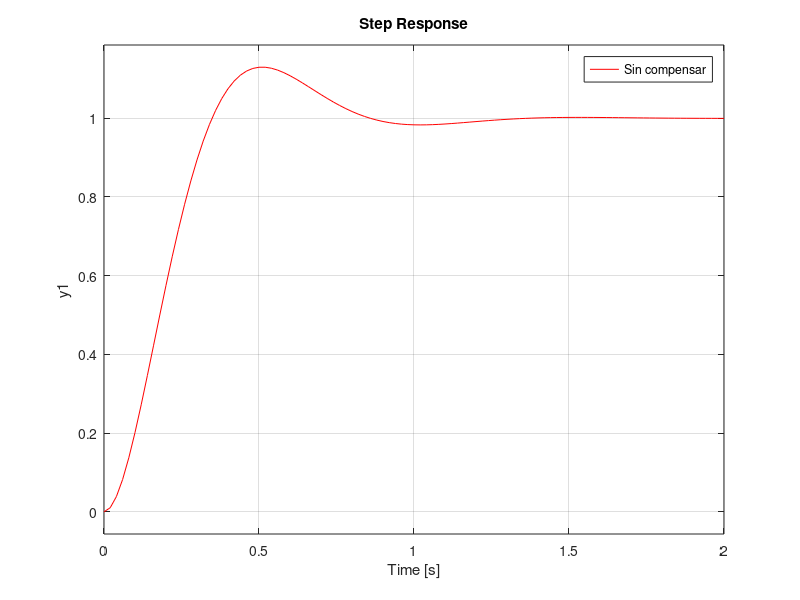
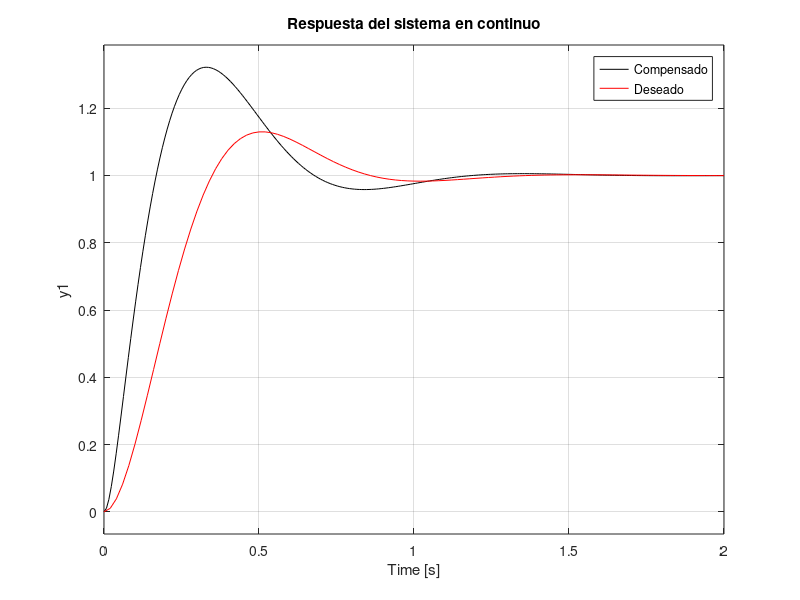
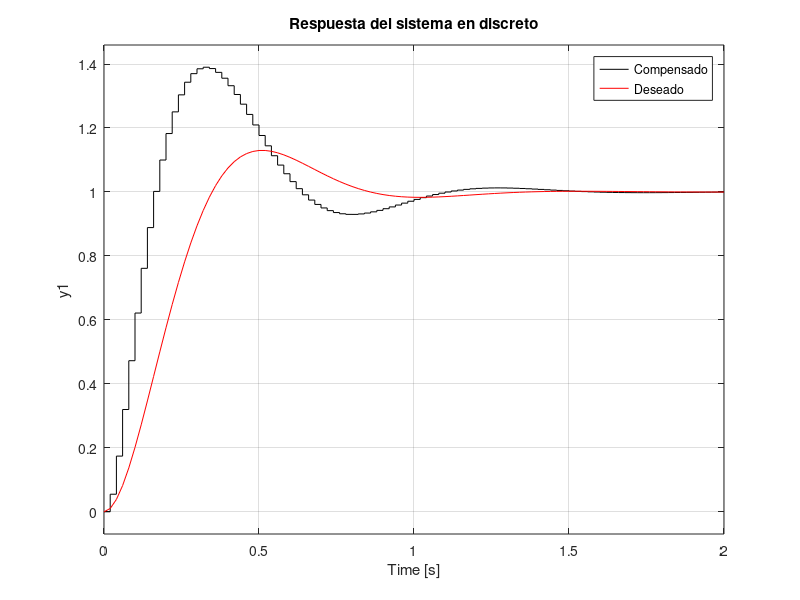
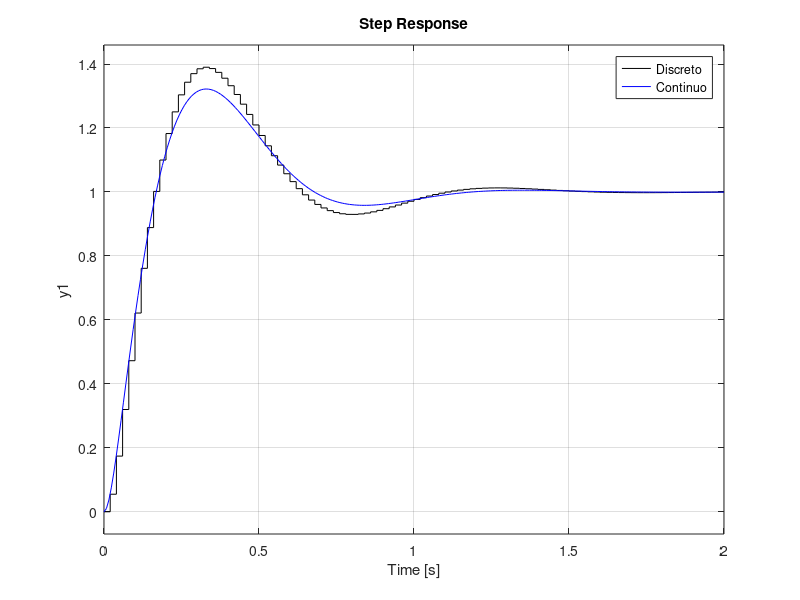

Write MATLAB code to recreate these figures, in order. (Note: this script raises an error after producing the figures.)
clc
close all
clear

%proceso
g=tf(1,[1 48 5]);
step(g,'k')
g_cl=feedback(g,1);
hold on

%deseado
Ts=1;
so=13/100;
e=sqrt((log(so))^2/(pi^2+(log(so))^2));
wn=4/(Ts*e);
g_d=tf(wn^2,[1 2*e*wn wn^2]);
hold on
step(g_cl,'b')
step(g_d,'r')
legend('Sin compensar','sin compensar en CL','Deseado')
[P Z]=pzmap(g_d)

pol_d=[1 2*e*wn wn^2];
pol_a=conv(pol_d,[1 40]);

%------controlador----
K_p=373.9-5;
T_i=K_p/2157.5;
g_c=tf([K_p*T_i K_p],[T_i 0]);

%--------compensado----
sis_ol=g_c*g;
sis_cl=feedback(sis_ol,1);
figure
step(sis_cl,'k')
hold on
step(g_d,'r')
legend('Compensado','Deseado')
title('Respuesta del sistema en continuo')
[p z]=pzmap(sis_cl)


%--------------------discretizar----------------
%----------w=ancho de banda en lazo cerrado---
w=14.3;
ws=w/2;
Ts=pi/w;%0.5*2*pi/w; %nyquist
Ts=1/50;%0.169/10; %empirico
% Ts=0.169/10;
% Ts=1/10;  %1/10 foh
gc_d=c2d(g_c,Ts,'zoh');
gp_d=c2d(g,Ts,'zoh');
sis_ol_d=gc_d*gp_d;
sis_cl_d=feedback(sis_ol_d,1);
figure
step(sis_cl_d,'k')
hold on
step(g_d,'r')
legend('Compensado','Deseado')
title('Respuesta del sistema en discreto')

figure
step(sis_cl_d,'k')
hold on

step(sis_cl,'b')
legend('Discreto','Continuo')
%--------------------discretizar----------------


%-----------implementar algoritmo-------------
rk=1;
%------controlador-----
uk1=0;
uk=0;
ek1=0;
ek=0;

%------controlador-----

%------proceso-----
ukp1=0;
ukp2=0;
ukp=0;
yk1=0;
yk2=0;
yk=0;
y=[];
%------proceso-----


t=0:Ts:4.5;
for i=1:length(t)
    
%     yk = 0.001886*ukp + 0.002608*ukp1 + 4.05e-05*ukp2 + 0.9774*yk1 - 2.632e-05*yk2; % FOH y nyquist
    yk = 0.0001488*ukp1 + 0.0001083*ukp2 + 1.382*yk1 - 0.3829*yk2; %zoh
%     yk = 0.0006962*ukp + 0.001286*ukp1 + 7.728e-05*ukp2 + 0.9979*yk1 -0.00823*yk2; %foh
    y = [y yk];
    %calcular el error
    ek = rk - yk;
    %calcular accion de control
%     uk = 605.9*ek - 131.9*ek1 + uk1; % FOH y nyquist
    uk=368.9*ek - 325.7*ek1+uk1;  %zoh Ts=1/50
%     uk=476.8*ek - 261*ek1+uk1;  %foh Ts=1/10
    ukp = uk;
    %--------actualizar valores--------
    ek1=ek;
    uk1=uk;
    
    
    ukp2=ukp1;
    ukp1=ukp;    
    yk2=yk1;
    yk1=yk;    
     
    
end
figure
plot(t,y,'--r')
hold on
step(sis_cl_d,'k')
step(sis_cl,'b')
legend('algoritmo','Discreto','Continuo')


%-------prueba con datos----
tiempo = out.simout.time;
u = out.simout.signals.values(:,1);  
y_r = out.simout.signals.values(:,2); 
y_sim=lsim(sis_cl_d,u,tiempo);

figure
plot(tiempo,y_sim,'k')
hold on
plot(tiempo,y_r,'.r')